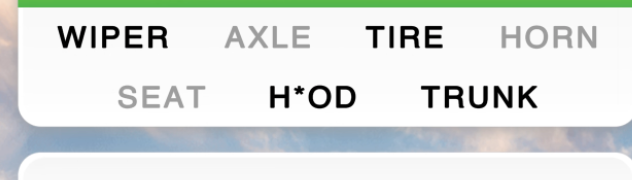
#> input picture crossword_region.png, 632 x 180 px
$ python -i word_search.py   (imports and definitions only)
#> lines starting #> are read from the running program, lines starting #| are printed output that depends on the picture; after the words box and inside, x2 and y2 are one past the last pixel; in counts of white or black regions, pixels touching at a corner belong together
import cv2
import pytesseract
import os

# If Tesseract is not in PATH, set it manually:
pytesseract.pytesseract.tesseract_cmd = "/opt/homebrew/bin/tesseract"

DIRECTIONS = [
    (0, 1),   # right →
    (0, -1),  # left ←
    (1, 0),   # down ↓
    (-1, 0),  # up ↑
    (1, 1),   # down-right ↘
    (1, -1),  # down-left ↙
    (-1, 1),  # up-right ↗
    (-1, -1)  # up-left ↖
]

# -------------------------------------------------------
# [19 lines left out: function get_clue_words, not called in this run]

# -------------------------------------------------------
def get_puzzle_grid(grid_image_path: str):
    """Extracts a structured 2D list of letters from the puzzle image."""
#> called with grid_image_path = 'crossword_region.png'
    if not os.path.exists(grid_image_path):
        print(f"❌ Missing puzzle image: {grid_image_path}")
        return []

    img = cv2.imread(grid_image_path)
#> img is the input picture: shape (180, 632, 3); mean B, G, R 223.6, 225.9, 220.5
    if img is None:
        print(f"❌ Could not open {grid_image_path}")
        return []

    # Convert image to grayscale
    gray = cv2.cvtColor(img, cv2.COLOR_BGR2GRAY)
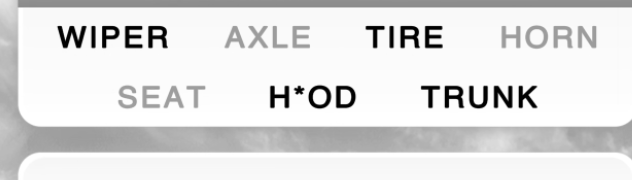
#> gray: shape (180, 632); min 0, max 255, mean 224

    # Improve OCR with adaptive thresholding
    processed = cv2.adaptiveThreshold(
        gray, 255, cv2.ADAPTIVE_THRESH_GAUSSIAN_C,
        cv2.THRESH_BINARY_INV, 11, 2
    )
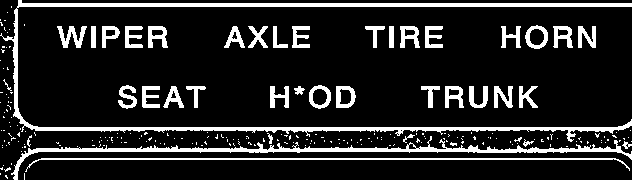
#> processed: shape (180, 632); 14.6% white; 231 white regions (192 under 20 px), largest, box (x1, y1, x2, y2) and area: (0, 0, 632, 142) 5528, (11, 136, 632, 180) 2813, (25, 158, 630, 172) 1209

#> (the run stopped early here; a loop or call above may not have finished)

$ run again, on crossword_search.png
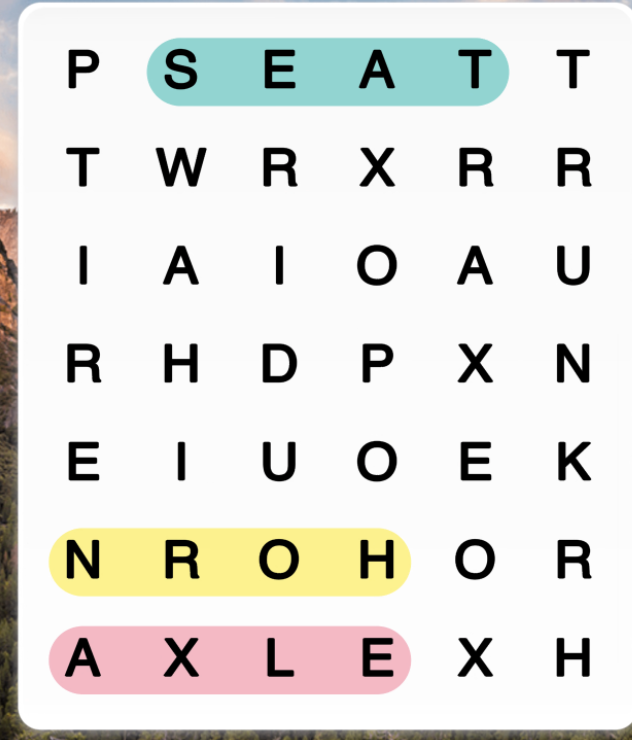
#> input picture crossword_search.png, 632 x 740 px
#> in get_puzzle_grid, img is the input picture: shape (740, 632, 3); mean B, G, R 220.8, 225.3, 226
#> in get_puzzle_grid, `gray = cv2.cvtColor(img, cv2.COLOR_BGR2GRAY)`:
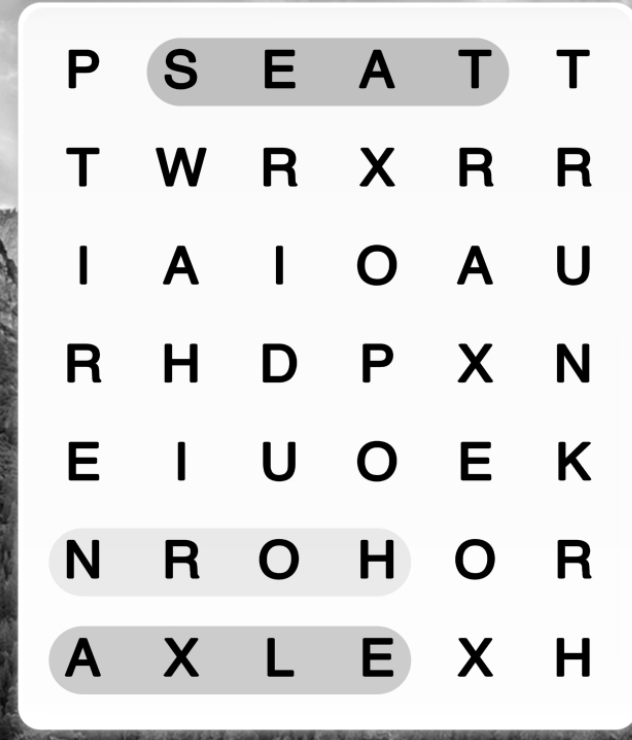
#> gray: shape (740, 632); min 0, max 255, mean 225
#> in get_puzzle_grid, `processed = cv2.adaptiveThreshold( gray, 255, cv2.ADAPTIVE_THRESH_GAUS..`:
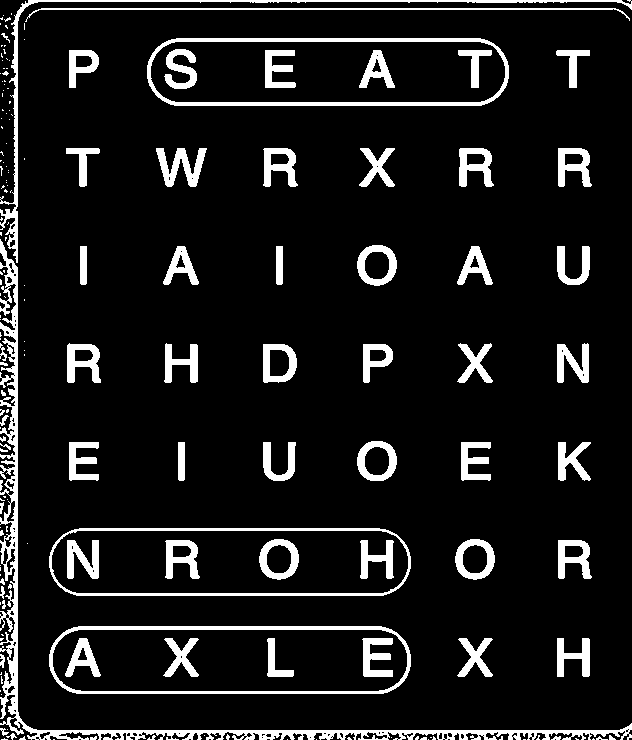
#> processed: shape (740, 632); 10.4% white; 176 white regions (108 under 20 px), largest, box (x1, y1, x2, y2) and area: (0, 239, 632, 740) 8404, (147, 38, 509, 106) 3152, (49, 626, 411, 694) 2816

$ run again, on crossword_search_highlighted.png
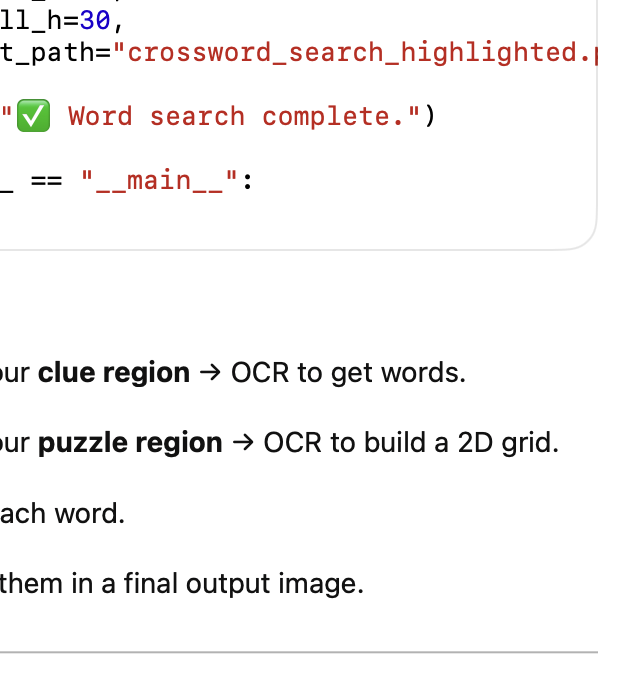
#> input picture crossword_search_highlighted.png, 632 x 678 px
#> in get_puzzle_grid, img is the input picture: shape (678, 632, 3); mean B, G, R 245.4, 245.7, 247.1
#> in get_puzzle_grid, `gray = cv2.cvtColor(img, cv2.COLOR_BGR2GRAY)`:
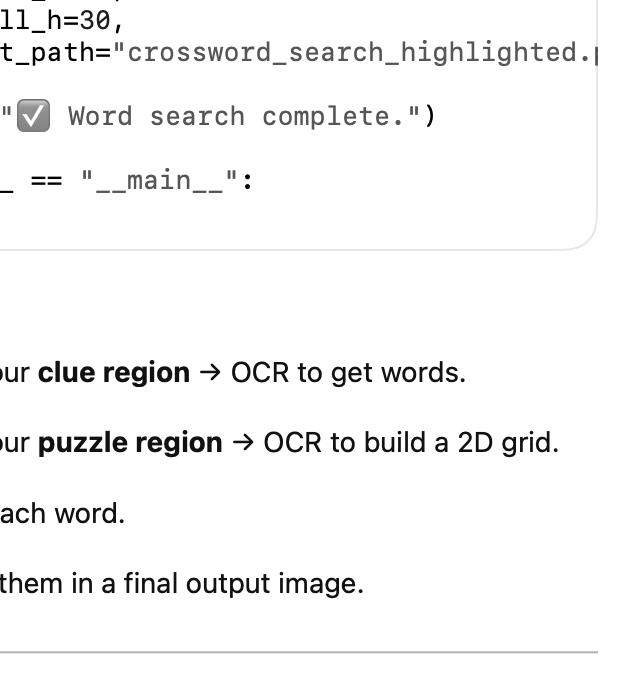
#> gray: shape (678, 632); min 0, max 255, mean 246.1
#> in get_puzzle_grid, `processed = cv2.adaptiveThreshold( gray, 255, cv2.ADAPTIVE_THRESH_GAUS..`:
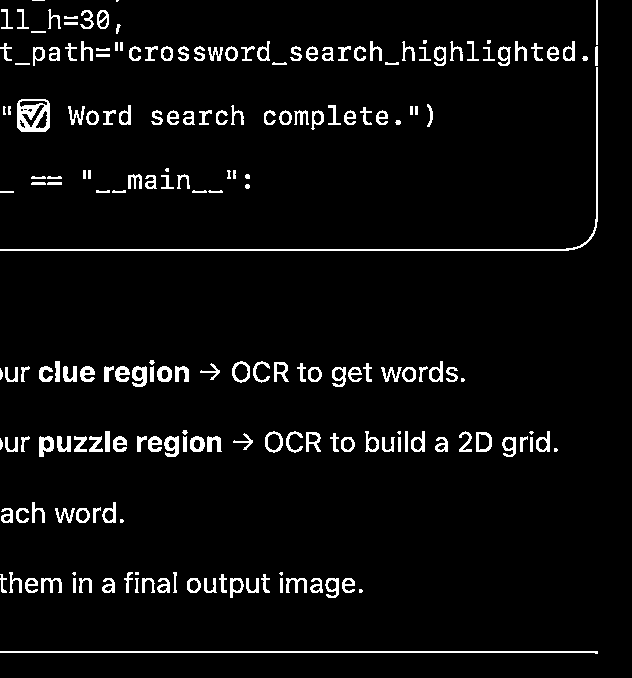
#> processed: shape (678, 632); 4.8% white; 202 white regions (14 under 20 px), largest, box (x1, y1, x2, y2) and area: (0, 67, 598, 251) 1551, (0, 651, 598, 654) 1199, (17, 99, 50, 132) 703
